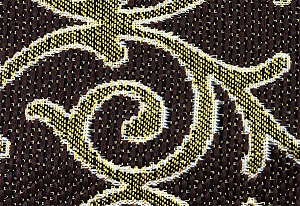
#> input picture Realtime/10image300.bmp, 300 x 206 px
$ python -i Median.py   (imports and definitions only)
#> lines starting #> are read from the running program, lines starting #| are printed output that depends on the picture
#> further down, picture is the input picture: shape (206, 300, 3); mean B, G, R 66.8, 78.8, 86.4
import cv2
import numpy as np

class Median():
    def __init__(self, image):
        self.image = image

    def median(self):
        gray = cv2.cvtColor(self.image, cv2.COLOR_BGR2GRAY)
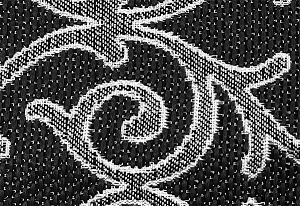
#> gray: shape (206, 300); min 0, max 255, mean 79.7
        median = cv2.medianBlur(gray, ksize=3)
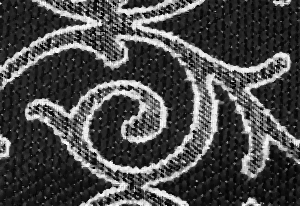
#> median: shape (206, 300); min 0, max 254, mean 73.9
        dst = cv2.cvtColor(median, cv2.COLOR_GRAY2RGB)
        return dst

>>> import cv2
>>> picture = cv2.imread('../10image300.bmp')
>>> result = Median(picture).median()

$ run again, on Realtime/model_depth.jpg
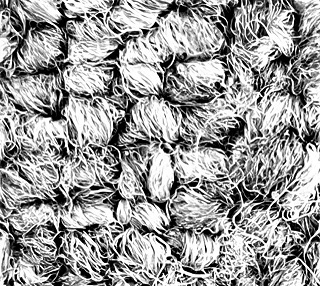
#> input picture Realtime/model_depth.jpg, 320 x 286 px
#> picture is the input picture: shape (286, 320, 3); min 0, max 255, mean 154.2
#> in median, `median = cv2.medianBlur(gray, ksize=3)`:
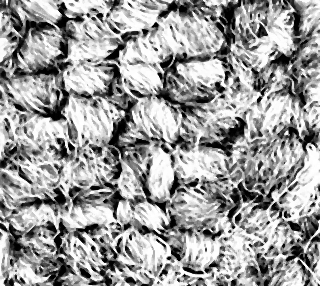
#> median: shape (286, 320); min 0, max 255, mean 156.5
